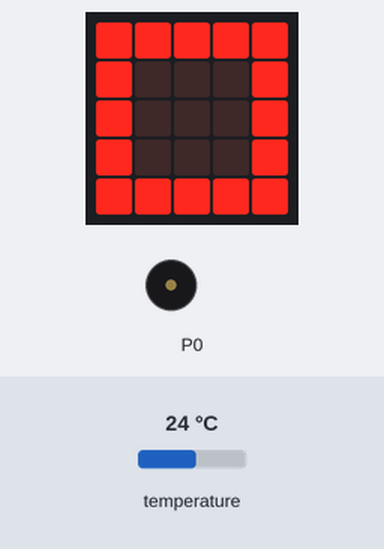
Simulated run of this program. Board: BBC micro:bit (MakeCode). On the bench: the board's 5×5 LED display, buzzer (waves = sounding). Inputs (shaded band) come from the test bench; at power-on: temperature 24 °C.

Above: at 1.2 s.
1.3 s: temperature set to 10.5 °C
At 1.41 s:
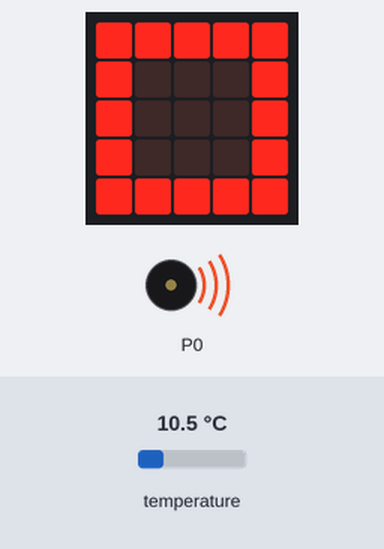
2.8 s: temperature set to 9.4 °C
At 3.2 s:
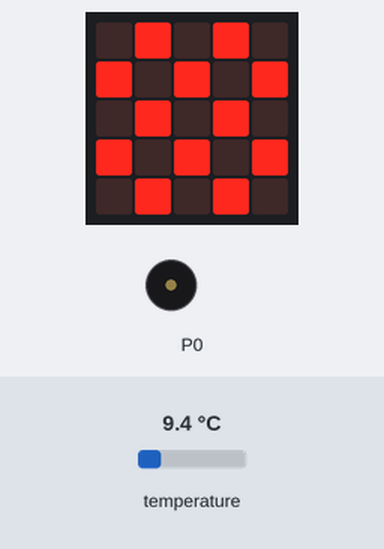
5.6 s: temperature set to 12 °C
At 6.2 s:
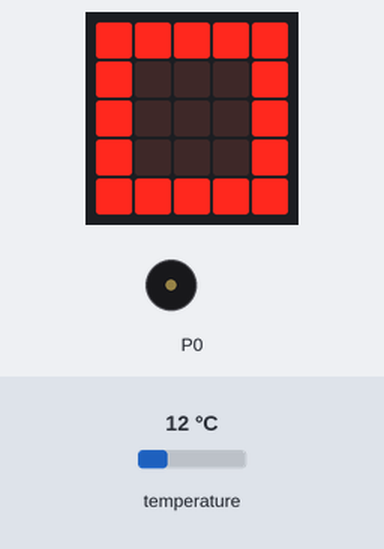
8.6 s: temperature set to 9 °C
At 9.46 s:
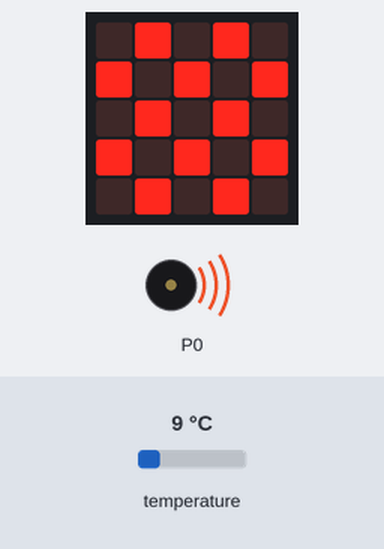
Timing chart, 0 to 12.6 s (numbered marks = the images above; inputs shaded):
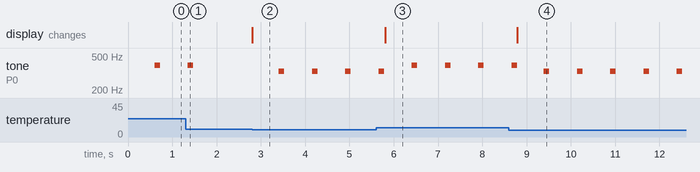

Measured:
- the behaviour switches between 10 and 9.9 °C on temperature (found by bisection; images 1 and 2)
- after the input at 1.3 s, tone on P0: goes on until 1.5 s, then stays silent
- after the input at 2.8 s, tone on P0: alternates 330 Hz for 0.13 s and silent for 0.63 s, starting after 0.61 s; the display: changes at once (image 2)
- after the input at 5.6 s, the display: changes after 0.21 s (image 3)
- after the input at 8.6 s, the display: changes after 0.19 s (image 4)

The program:

main.ts
```typescript
basic.forever(function () {
    music.setVolume(127)
    if (input.temperature() > 10) {
        basic.showIcon(IconNames.Square)
        music.playTone(392, music.beat(BeatFraction.Quarter))
    }
    if (input.temperature() < 10) {
        basic.showIcon(IconNames.Chessboard)
        music.playTone(330, music.beat(BeatFraction.Quarter))
    }
})
```

test.ts
```typescript
// aquí va el archivo "tests"; esto no se compilará cuando este paquete se utilice como una extensión.
```
